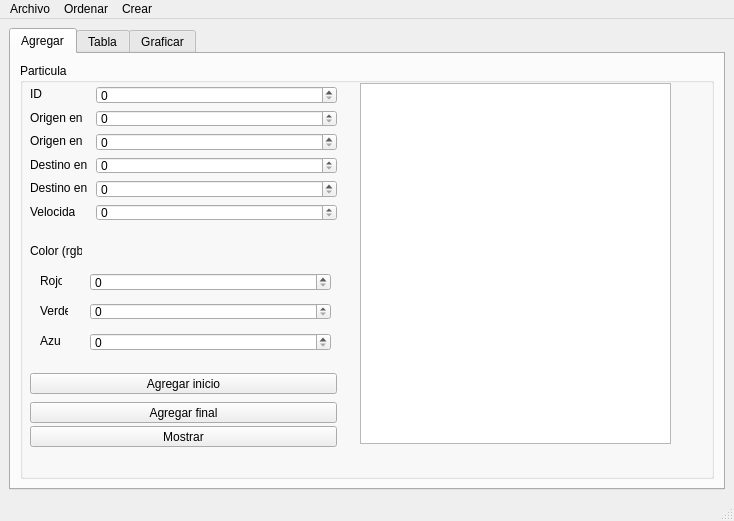
<?xml version="1.0" encoding="UTF-8"?>
<ui version="4.0">
 <class>MainWindow</class>
 <widget class="QMainWindow" name="MainWindow">
  <property name="geometry">
   <rect>
    <x>0</x>
    <y>0</y>
    <width>734</width>
    <height>521</height>
   </rect>
  </property>
  <property name="windowTitle">
   <string>MainWindow</string>
  </property>
  <property name="accessibleName">
   <string/>
  </property>
  <property name="accessibleDescription">
   <string/>
  </property>
  <widget class="QWidget" name="centralwidget">
   <layout class="QGridLayout" name="gridLayout_3">
    <item row="0" column="0">
     <widget class="QTabWidget" name="tabWidget">
      <property name="currentIndex">
       <number>0</number>
      </property>
      <widget class="QWidget" name="tab">
       <attribute name="title">
        <string>Agregar</string>
       </attribute>
       <layout class="QGridLayout" name="gridLayout_4">
        <item row="0" column="0">
         <widget class="QGroupBox" name="groupBox">
          <property name="title">
           <string>Particula</string>
          </property>
          <widget class="QLabel" name="label_8">
           <property name="geometry">
            <rect>
             <x>20</x>
             <y>210</y>
             <width>22</width>
             <height>16</height>
            </rect>
           </property>
           <property name="text">
            <string>Rojo</string>
           </property>
          </widget>
          <widget class="QLabel" name="label">
           <property name="geometry">
            <rect>
             <x>10</x>
             <y>23</y>
             <width>16</width>
             <height>16</height>
            </rect>
           </property>
           <property name="text">
            <string>ID</string>
           </property>
          </widget>
          <widget class="QLabel" name="label_5">
           <property name="geometry">
            <rect>
             <x>10</x>
             <y>141</y>
             <width>45</width>
             <height>16</height>
            </rect>
           </property>
           <property name="text">
            <string>Velocidad</string>
           </property>
          </widget>
          <widget class="QLabel" name="label_10">
           <property name="geometry">
            <rect>
             <x>20</x>
             <y>270</y>
             <width>20</width>
             <height>16</height>
            </rect>
           </property>
           <property name="text">
            <string>Azul</string>
           </property>
          </widget>
          <widget class="QLabel" name="label_7">
           <property name="geometry">
            <rect>
             <x>10</x>
             <y>180</y>
             <width>52</width>
             <height>16</height>
            </rect>
           </property>
           <property name="text">
            <string>Color (rgb)</string>
           </property>
          </widget>
          <widget class="QLabel" name="label_6">
           <property name="geometry">
            <rect>
             <x>10</x>
             <y>117</y>
             <width>60</width>
             <height>16</height>
            </rect>
           </property>
           <property name="text">
            <string>Destino en y</string>
           </property>
          </widget>
          <widget class="QLabel" name="label_2">
           <property name="geometry">
            <rect>
             <x>10</x>
             <y>47</y>
             <width>56</width>
             <height>16</height>
            </rect>
           </property>
           <property name="text">
            <string>Origen en x</string>
           </property>
          </widget>
          <widget class="QLabel" name="label_9">
           <property name="geometry">
            <rect>
             <x>20</x>
             <y>240</y>
             <width>28</width>
             <height>16</height>
            </rect>
           </property>
           <property name="text">
            <string>Verde</string>
           </property>
          </widget>
          <widget class="QLabel" name="label_4">
           <property name="geometry">
            <rect>
             <x>10</x>
             <y>70</y>
             <width>56</width>
             <height>16</height>
            </rect>
           </property>
           <property name="text">
            <string>Origen en y</string>
           </property>
          </widget>
          <widget class="QPushButton" name="agregar_inicio_pushButton">
           <property name="geometry">
            <rect>
             <x>10</x>
             <y>310</y>
             <width>307</width>
             <height>21</height>
            </rect>
           </property>
           <property name="text">
            <string>Agregar inicio</string>
           </property>
          </widget>
          <widget class="QLabel" name="label_3">
           <property name="geometry">
            <rect>
             <x>10</x>
             <y>94</y>
             <width>60</width>
             <height>16</height>
            </rect>
           </property>
           <property name="text">
            <string>Destino en x</string>
           </property>
          </widget>
          <widget class="QPushButton" name="agregar_final_pushButton">
           <property name="geometry">
            <rect>
             <x>10</x>
             <y>339</y>
             <width>307</width>
             <height>21</height>
            </rect>
           </property>
           <property name="text">
            <string>Agregar final</string>
           </property>
          </widget>
          <widget class="QPushButton" name="mostrar_pushButton">
           <property name="geometry">
            <rect>
             <x>10</x>
             <y>363</y>
             <width>307</width>
             <height>21</height>
            </rect>
           </property>
           <property name="text">
            <string>Mostrar</string>
           </property>
          </widget>
          <widget class="QSpinBox" name="id_spinBox">
           <property name="geometry">
            <rect>
             <x>76</x>
             <y>23</y>
             <width>241</width>
             <height>18</height>
            </rect>
           </property>
           <property name="showGroupSeparator" stdset="0">
            <bool>false</bool>
           </property>
           <property name="maximum">
            <number>500</number>
           </property>
          </widget>
          <widget class="QSpinBox" name="origen_x_spinBox">
           <property name="geometry">
            <rect>
             <x>76</x>
             <y>47</y>
             <width>241</width>
             <height>17</height>
            </rect>
           </property>
           <property name="maximum">
            <number>500</number>
           </property>
          </widget>
          <widget class="QSpinBox" name="origen_y_spinBox">
           <property name="geometry">
            <rect>
             <x>76</x>
             <y>70</y>
             <width>241</width>
             <height>18</height>
            </rect>
           </property>
           <property name="maximum">
            <number>500</number>
           </property>
          </widget>
          <widget class="QSpinBox" name="destino_x_spinBox">
           <property name="geometry">
            <rect>
             <x>76</x>
             <y>94</y>
             <width>241</width>
             <height>17</height>
            </rect>
           </property>
           <property name="maximum">
            <number>500</number>
           </property>
          </widget>
          <widget class="QSpinBox" name="destino_y_spinBox">
           <property name="geometry">
            <rect>
             <x>76</x>
             <y>117</y>
             <width>241</width>
             <height>18</height>
            </rect>
           </property>
           <property name="maximum">
            <number>500</number>
           </property>
          </widget>
          <widget class="QSpinBox" name="velocidad_spinBox">
           <property name="geometry">
            <rect>
             <x>76</x>
             <y>141</y>
             <width>241</width>
             <height>17</height>
            </rect>
           </property>
           <property name="maximum">
            <number>500</number>
           </property>
          </widget>
          <widget class="QSpinBox" name="rojo_spinBox">
           <property name="geometry">
            <rect>
             <x>70</x>
             <y>210</y>
             <width>241</width>
             <height>18</height>
            </rect>
           </property>
           <property name="maximum">
            <number>225</number>
           </property>
          </widget>
          <widget class="QSpinBox" name="verde_spinBox">
           <property name="geometry">
            <rect>
             <x>70</x>
             <y>240</y>
             <width>241</width>
             <height>17</height>
            </rect>
           </property>
           <property name="maximum">
            <number>225</number>
           </property>
          </widget>
          <widget class="QSpinBox" name="azul_spinBox">
           <property name="geometry">
            <rect>
             <x>70</x>
             <y>270</y>
             <width>241</width>
             <height>18</height>
            </rect>
           </property>
           <property name="maximum">
            <number>225</number>
           </property>
          </widget>
          <widget class="QPlainTextEdit" name="plainTextEdit">
           <property name="geometry">
            <rect>
             <x>340</x>
             <y>20</y>
             <width>311</width>
             <height>361</height>
            </rect>
           </property>
          </widget>
         </widget>
        </item>
       </layout>
      </widget>
      <widget class="QWidget" name="tab_2">
       <attribute name="title">
        <string>Tabla</string>
       </attribute>
       <layout class="QGridLayout" name="gridLayout">
        <item row="1" column="0">
         <widget class="QSpinBox" name="buscar_spinBox">
          <property name="statusTip">
           <string/>
          </property>
          <property name="specialValueText">
           <string>ID de la particula</string>
          </property>
          <property name="maximum">
           <number>500</number>
          </property>
         </widget>
        </item>
        <item row="1" column="1">
         <widget class="QPushButton" name="buscar_pushButton">
          <property name="text">
           <string>Buscar</string>
          </property>
         </widget>
        </item>
        <item row="1" column="2">
         <widget class="QPushButton" name="mostrar_tabla_pushButton">
          <property name="text">
           <string>Mostrar</string>
          </property>
         </widget>
        </item>
        <item row="0" column="0" colspan="3">
         <widget class="QTableWidget" name="tabla">
          <property name="midLineWidth">
           <number>0</number>
          </property>
         </widget>
        </item>
       </layout>
      </widget>
      <widget class="QWidget" name="tab_3">
       <attribute name="title">
        <string>Graficar</string>
       </attribute>
       <layout class="QGridLayout" name="gridLayout_2">
        <item row="0" column="0" colspan="2">
         <widget class="QGraphicsView" name="graphicsView"/>
        </item>
        <item row="1" column="0">
         <widget class="QPushButton" name="dibujar">
          <property name="text">
           <string>Dibujar</string>
          </property>
         </widget>
        </item>
        <item row="1" column="1">
         <widget class="QPushButton" name="limpiar">
          <property name="text">
           <string>Limpiar</string>
          </property>
         </widget>
        </item>
       </layout>
      </widget>
     </widget>
    </item>
   </layout>
  </widget>
  <widget class="QMenuBar" name="menubar">
   <property name="geometry">
    <rect>
     <x>0</x>
     <y>0</y>
     <width>734</width>
     <height>21</height>
    </rect>
   </property>
   <widget class="QMenu" name="menuArchivo">
    <property name="title">
     <string>Archivo</string>
    </property>
    <addaction name="actionAbrir"/>
    <addaction name="actionGuardar"/>
   </widget>
   <widget class="QMenu" name="menuOrdenar">
    <property name="title">
     <string>Ordenar</string>
    </property>
    <addaction name="actionOrdenar_por_ID"/>
    <addaction name="actionOrdenar_por_velocidad"/>
    <addaction name="actionOrdenar_por_distancia"/>
   </widget>
   <widget class="QMenu" name="menuCrear">
    <property name="title">
     <string>Crear</string>
    </property>
    <addaction name="actionGrafo"/>
   </widget>
   <addaction name="menuArchivo"/>
   <addaction name="menuOrdenar"/>
   <addaction name="menuCrear"/>
  </widget>
  <widget class="QStatusBar" name="statusbar"/>
  <action name="actionAbrir">
   <property name="text">
    <string>Abrir</string>
   </property>
   <property name="shortcut">
    <string>Ctrl+O</string>
   </property>
  </action>
  <action name="actionGuardar">
   <property name="text">
    <string>Guardar</string>
   </property>
   <property name="shortcut">
    <string>Ctrl+S</string>
   </property>
  </action>
  <action name="actionOrdenar_por_ID">
   <property name="text">
    <string>Ordenar por ID</string>
   </property>
   <property name="shortcut">
    <string>Ctrl+I</string>
   </property>
  </action>
  <action name="actionOrdenar_por_velocidad">
   <property name="text">
    <string>Ordenar por velocidad</string>
   </property>
   <property name="shortcut">
    <string>Ctrl+V</string>
   </property>
  </action>
  <action name="actionOrdenar_por_distancia">
   <property name="text">
    <string>Ordenar por distancia</string>
   </property>
   <property name="shortcut">
    <string>Ctrl+D</string>
   </property>
  </action>
  <action name="actionGrafo">
   <property name="text">
    <string>Grafo</string>
   </property>
   <property name="shortcut">
    <string>Ctrl+G</string>
   </property>
  </action>
 </widget>
 <resources/>
 <connections/>
</ui>
